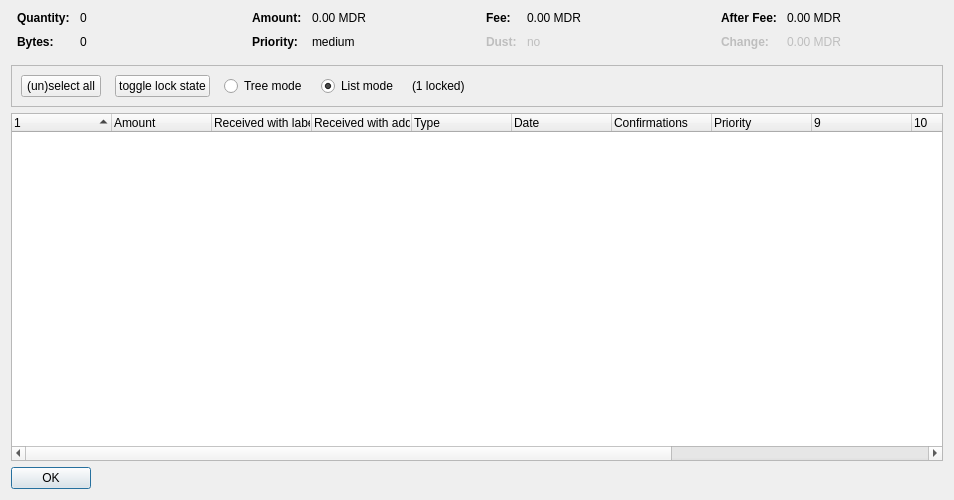
<?xml version="1.0" encoding="UTF-8"?>
<ui version="4.0">
 <class>CoinControlDialog</class>
 <widget class="QDialog" name="CoinControlDialog">
  <property name="geometry">
   <rect>
    <x>0</x>
    <y>0</y>
    <width>954</width>
    <height>500</height>
   </rect>
  </property>
  <property name="windowTitle">
   <string>Coin Selection</string>
  </property>
  <layout class="QVBoxLayout" name="verticalLayout">
   <item>
    <layout class="QHBoxLayout" name="horizontalLayoutTop" stretch="0,0,0,0">
     <property name="topMargin">
      <number>0</number>
     </property>
     <property name="bottomMargin">
      <number>10</number>
     </property>
     <item>
      <layout class="QFormLayout" name="formLayoutCoinControl1">
       <property name="horizontalSpacing">
        <number>10</number>
       </property>
       <property name="verticalSpacing">
        <number>10</number>
       </property>
       <property name="leftMargin">
        <number>6</number>
       </property>
       <property name="rightMargin">
        <number>6</number>
       </property>
       <item row="0" column="0">
        <widget class="QLabel" name="labelCoinControlQuantityText">
         <property name="font">
          <font>
           <weight>75</weight>
           <bold>true</bold>
          </font>
         </property>
         <property name="text">
          <string>Quantity:</string>
         </property>
        </widget>
       </item>
       <item row="0" column="1">
        <widget class="QLabel" name="labelCoinControlQuantity">
         <property name="cursor">
          <cursorShape>IBeamCursor</cursorShape>
         </property>
         <property name="contextMenuPolicy">
          <enum>Qt::ActionsContextMenu</enum>
         </property>
         <property name="text">
          <string notr="true">0</string>
         </property>
         <property name="textInteractionFlags">
          <set>Qt::LinksAccessibleByMouse|Qt::TextSelectableByKeyboard|Qt::TextSelectableByMouse</set>
         </property>
        </widget>
       </item>
       <item row="1" column="0">
        <widget class="QLabel" name="labelCoinControlBytesText">
         <property name="font">
          <font>
           <weight>75</weight>
           <bold>true</bold>
          </font>
         </property>
         <property name="text">
          <string>Bytes:</string>
         </property>
        </widget>
       </item>
       <item row="1" column="1">
        <widget class="QLabel" name="labelCoinControlBytes">
         <property name="cursor">
          <cursorShape>IBeamCursor</cursorShape>
         </property>
         <property name="contextMenuPolicy">
          <enum>Qt::ActionsContextMenu</enum>
         </property>
         <property name="text">
          <string notr="true">0</string>
         </property>
         <property name="textInteractionFlags">
          <set>Qt::LinksAccessibleByMouse|Qt::TextSelectableByKeyboard|Qt::TextSelectableByMouse</set>
         </property>
        </widget>
       </item>
      </layout>
     </item>
     <item>
      <layout class="QFormLayout" name="formLayoutCoinControl2">
       <property name="horizontalSpacing">
        <number>10</number>
       </property>
       <property name="verticalSpacing">
        <number>10</number>
       </property>
       <property name="leftMargin">
        <number>6</number>
       </property>
       <property name="rightMargin">
        <number>6</number>
       </property>
       <item row="0" column="0">
        <widget class="QLabel" name="labelCoinControlAmountText">
         <property name="font">
          <font>
           <weight>75</weight>
           <bold>true</bold>
          </font>
         </property>
         <property name="text">
          <string>Amount:</string>
         </property>
        </widget>
       </item>
       <item row="0" column="1">
        <widget class="QLabel" name="labelCoinControlAmount">
         <property name="cursor">
          <cursorShape>IBeamCursor</cursorShape>
         </property>
         <property name="contextMenuPolicy">
          <enum>Qt::ActionsContextMenu</enum>
         </property>
         <property name="text">
          <string notr="true">0.00 MDR</string>
         </property>
         <property name="textInteractionFlags">
          <set>Qt::LinksAccessibleByMouse|Qt::TextSelectableByKeyboard|Qt::TextSelectableByMouse</set>
         </property>
        </widget>
       </item>
       <item row="1" column="0">
        <widget class="QLabel" name="labelCoinControlPriorityText">
         <property name="font">
          <font>
           <weight>75</weight>
           <bold>true</bold>
          </font>
         </property>
         <property name="text">
          <string>Priority:</string>
         </property>
        </widget>
       </item>
       <item row="1" column="1">
        <widget class="QLabel" name="labelCoinControlPriority">
         <property name="cursor">
          <cursorShape>IBeamCursor</cursorShape>
         </property>
         <property name="contextMenuPolicy">
          <enum>Qt::ActionsContextMenu</enum>
         </property>
         <property name="text">
          <string>medium</string>
         </property>
         <property name="textInteractionFlags">
          <set>Qt::LinksAccessibleByMouse|Qt::TextSelectableByKeyboard|Qt::TextSelectableByMouse</set>
         </property>
        </widget>
       </item>
      </layout>
     </item>
     <item>
      <layout class="QFormLayout" name="formLayoutCoinControl3">
       <property name="horizontalSpacing">
        <number>10</number>
       </property>
       <property name="verticalSpacing">
        <number>10</number>
       </property>
       <property name="leftMargin">
        <number>6</number>
       </property>
       <property name="rightMargin">
        <number>6</number>
       </property>
       <item row="0" column="0">
        <widget class="QLabel" name="labelCoinControlFeeText">
         <property name="font">
          <font>
           <weight>75</weight>
           <bold>true</bold>
          </font>
         </property>
         <property name="text">
          <string>Fee:</string>
         </property>
        </widget>
       </item>
       <item row="0" column="1">
        <widget class="QLabel" name="labelCoinControlFee">
         <property name="cursor">
          <cursorShape>IBeamCursor</cursorShape>
         </property>
         <property name="contextMenuPolicy">
          <enum>Qt::ActionsContextMenu</enum>
         </property>
         <property name="text">
          <string notr="true">0.00 MDR</string>
         </property>
         <property name="textInteractionFlags">
          <set>Qt::LinksAccessibleByMouse|Qt::TextSelectableByKeyboard|Qt::TextSelectableByMouse</set>
         </property>
        </widget>
       </item>
       <item row="1" column="0">
        <widget class="QLabel" name="labelCoinControlLowOutputText">
         <property name="enabled">
          <bool>false</bool>
         </property>
         <property name="font">
          <font>
           <weight>75</weight>
           <bold>true</bold>
          </font>
         </property>
         <property name="text">
          <string>Dust:</string>
         </property>
        </widget>
       </item>
       <item row="1" column="1">
        <widget class="QLabel" name="labelCoinControlLowOutput">
         <property name="enabled">
          <bool>false</bool>
         </property>
         <property name="cursor">
          <cursorShape>IBeamCursor</cursorShape>
         </property>
         <property name="contextMenuPolicy">
          <enum>Qt::ActionsContextMenu</enum>
         </property>
         <property name="text">
          <string>no</string>
         </property>
         <property name="textInteractionFlags">
          <set>Qt::LinksAccessibleByMouse|Qt::TextSelectableByKeyboard|Qt::TextSelectableByMouse</set>
         </property>
        </widget>
       </item>
      </layout>
     </item>
     <item>
      <layout class="QFormLayout" name="formLayoutCoinControl4">
       <property name="horizontalSpacing">
        <number>10</number>
       </property>
       <property name="verticalSpacing">
        <number>10</number>
       </property>
       <property name="leftMargin">
        <number>6</number>
       </property>
       <property name="rightMargin">
        <number>6</number>
       </property>
       <item row="0" column="0">
        <widget class="QLabel" name="labelCoinControlAfterFeeText">
         <property name="font">
          <font>
           <weight>75</weight>
           <bold>true</bold>
          </font>
         </property>
         <property name="text">
          <string>After Fee:</string>
         </property>
        </widget>
       </item>
       <item row="0" column="1">
        <widget class="QLabel" name="labelCoinControlAfterFee">
         <property name="cursor">
          <cursorShape>IBeamCursor</cursorShape>
         </property>
         <property name="contextMenuPolicy">
          <enum>Qt::ActionsContextMenu</enum>
         </property>
         <property name="text">
          <string notr="true">0.00 MDR</string>
         </property>
         <property name="textInteractionFlags">
          <set>Qt::LinksAccessibleByMouse|Qt::TextSelectableByKeyboard|Qt::TextSelectableByMouse</set>
         </property>
        </widget>
       </item>
       <item row="1" column="0">
        <widget class="QLabel" name="labelCoinControlChangeText">
         <property name="enabled">
          <bool>false</bool>
         </property>
         <property name="font">
          <font>
           <weight>75</weight>
           <bold>true</bold>
          </font>
         </property>
         <property name="text">
          <string>Change:</string>
         </property>
        </widget>
       </item>
       <item row="1" column="1">
        <widget class="QLabel" name="labelCoinControlChange">
         <property name="enabled">
          <bool>false</bool>
         </property>
         <property name="cursor">
          <cursorShape>IBeamCursor</cursorShape>
         </property>
         <property name="contextMenuPolicy">
          <enum>Qt::ActionsContextMenu</enum>
         </property>
         <property name="text">
          <string notr="true">0.00 MDR</string>
         </property>
         <property name="textInteractionFlags">
          <set>Qt::LinksAccessibleByMouse|Qt::TextSelectableByKeyboard|Qt::TextSelectableByMouse</set>
         </property>
        </widget>
       </item>
      </layout>
     </item>
    </layout>
   </item>
   <item>
    <widget class="QFrame" name="frame">
     <property name="minimumSize">
      <size>
       <width>0</width>
       <height>40</height>
      </size>
     </property>
     <property name="frameShape">
      <enum>QFrame::StyledPanel</enum>
     </property>
     <property name="frameShadow">
      <enum>QFrame::Sunken</enum>
     </property>
     <layout class="QHBoxLayout" name="horizontalLayout">
      <item>
       <layout class="QHBoxLayout" name="horizontalLayoutPanel" stretch="0,0,0,0,0,0">
        <property name="spacing">
         <number>14</number>
        </property>
        <item>
         <widget class="QPushButton" name="pushButtonSelectAll">
          <property name="sizePolicy">
           <sizepolicy hsizetype="Maximum" vsizetype="Fixed">
            <horstretch>0</horstretch>
            <verstretch>0</verstretch>
           </sizepolicy>
          </property>
          <property name="text">
           <string>(un)select all</string>
          </property>
          <property name="autoDefault">
           <bool>false</bool>
          </property>
         </widget>
        </item>
        <item>
         <widget class="QPushButton" name="pushButtonToggleLock">
          <property name="sizePolicy">
           <sizepolicy hsizetype="Maximum" vsizetype="Fixed">
            <horstretch>0</horstretch>
            <verstretch>0</verstretch>
           </sizepolicy>
          </property>
          <property name="text">
           <string>toggle lock state</string>
          </property>
          <property name="autoDefault">
           <bool>false</bool>
          </property>
         </widget>
        </item>
        <item>
         <widget class="QRadioButton" name="radioTreeMode">
          <property name="sizePolicy">
           <sizepolicy hsizetype="Maximum" vsizetype="Fixed">
            <horstretch>0</horstretch>
            <verstretch>0</verstretch>
           </sizepolicy>
          </property>
          <property name="text">
           <string>Tree mode</string>
          </property>
         </widget>
        </item>
        <item>
         <widget class="QRadioButton" name="radioListMode">
          <property name="sizePolicy">
           <sizepolicy hsizetype="Maximum" vsizetype="Fixed">
            <horstretch>0</horstretch>
            <verstretch>0</verstretch>
           </sizepolicy>
          </property>
          <property name="text">
           <string>List mode</string>
          </property>
          <property name="checked">
           <bool>true</bool>
          </property>
         </widget>
        </item>
        <item>
         <widget class="QLabel" name="labelLocked">
          <property name="text">
           <string>(1 locked)</string>
          </property>
         </widget>
        </item>
        <item>
         <spacer name="horizontalSpacer">
          <property name="orientation">
           <enum>Qt::Horizontal</enum>
          </property>
          <property name="sizeHint" stdset="0">
           <size>
            <width>40</width>
            <height>20</height>
           </size>
          </property>
         </spacer>
        </item>
       </layout>
      </item>
     </layout>
    </widget>
   </item>
   <item>
    <widget class="CoinControlTreeWidget" name="treeWidget">
     <property name="contextMenuPolicy">
      <enum>Qt::CustomContextMenu</enum>
     </property>
     <property name="sortingEnabled">
      <bool>false</bool>
     </property>
     <property name="columnCount">
      <number>13</number>
     </property>
     <attribute name="headerShowSortIndicator" stdset="0">
      <bool>true</bool>
     </attribute>
     <attribute name="headerStretchLastSection">
      <bool>false</bool>
     </attribute>
     <column>
      <property name="text">
       <string/>
      </property>
     </column>
     <column>
      <property name="text">
       <string>Amount</string>
      </property>
     </column>
     <column>
      <property name="text">
       <string>Received with label</string>
      </property>
     </column>
     <column>
      <property name="text">
       <string>Received with address</string>
      </property>
     </column>
     <column>
      <property name="text">
	<string>Type</string>
      </property>
     </column>
     <column>
      <property name="text">	 
       <string>Date</string>
      </property>
     </column>
     <column>
      <property name="text">
       <string>Confirmations</string>
      </property>
      <property name="toolTip">
       <string>Confirmed</string>
      </property>
     </column>
     <column>
      <property name="text">
       <string>Priority</string>
      </property>
     </column>
     <column>
      <property name="text">
       <string/>
      </property>
     </column>
     <column>
      <property name="text">
       <string/>
      </property>
     </column>
     <column>
      <property name="text">
       <string/>
      </property>
     </column>
     <column>
      <property name="text">
       <string/>
      </property>
     </column>
     <column>
      <property name="text">
       <string/>
      </property>
     </column>
    </widget>
   </item>
   <item>
    <widget class="QDialogButtonBox" name="buttonBox">
     <property name="sizePolicy">
      <sizepolicy hsizetype="Maximum" vsizetype="Fixed">
       <horstretch>0</horstretch>
       <verstretch>0</verstretch>
      </sizepolicy>
     </property>
     <property name="orientation">
      <enum>Qt::Horizontal</enum>
     </property>
     <property name="standardButtons">
      <set>QDialogButtonBox::Ok</set>
     </property>
    </widget>
   </item>
  </layout>
 </widget>
 <customwidgets>
  <customwidget>
   <class>CoinControlTreeWidget</class>
   <extends>QTreeWidget</extends>
   <header>coincontroltreewidget.h</header>
  </customwidget>
 </customwidgets>
 <resources/>
 <connections/>
</ui>
